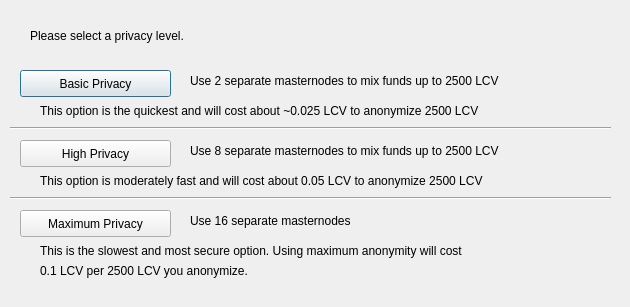
<?xml version="1.0" encoding="UTF-8"?>
<ui version="4.0">
 <class>DarksendConfig</class>
 <widget class="QDialog" name="DarksendConfig">
  <property name="geometry">
   <rect>
    <x>0</x>
    <y>0</y>
    <width>630</width>
    <height>307</height>
   </rect>
  </property>
  <property name="windowTitle">
   <string>Configure Darksend</string>
  </property>
  <widget class="QPushButton" name="buttonBasic">
   <property name="geometry">
    <rect>
     <x>20</x>
     <y>70</y>
     <width>151</width>
     <height>27</height>
    </rect>
   </property>
   <property name="text">
    <string>Basic Privacy</string>
   </property>
  </widget>
  <widget class="QPushButton" name="buttonHigh">
   <property name="geometry">
    <rect>
     <x>20</x>
     <y>140</y>
     <width>151</width>
     <height>27</height>
    </rect>
   </property>
   <property name="text">
    <string>High Privacy</string>
   </property>
  </widget>
  <widget class="QPushButton" name="buttonMax">
   <property name="geometry">
    <rect>
     <x>20</x>
     <y>210</y>
     <width>151</width>
     <height>27</height>
    </rect>
   </property>
   <property name="text">
    <string>Maximum Privacy</string>
   </property>
  </widget>
  <widget class="QLabel" name="label">
   <property name="geometry">
    <rect>
     <x>30</x>
     <y>20</y>
     <width>571</width>
     <height>31</height>
    </rect>
   </property>
   <property name="text">
    <string>Please select a privacy level.</string>
   </property>
  </widget>
  <widget class="QLabel" name="label_2">
   <property name="geometry">
    <rect>
     <x>190</x>
     <y>70</y>
     <width>421</width>
     <height>21</height>
    </rect>
   </property>
   <property name="text">
    <string>Use 2 separate masternodes to mix funds up to 2500 LCV</string>
   </property>
  </widget>
  <widget class="QLabel" name="label_3">
   <property name="geometry">
    <rect>
     <x>190</x>
     <y>140</y>
     <width>411</width>
     <height>21</height>
    </rect>
   </property>
   <property name="text">
    <string>Use 8 separate masternodes to mix funds up to 2500 LCV</string>
   </property>
  </widget>
  <widget class="QLabel" name="label_4">
   <property name="geometry">
    <rect>
     <x>190</x>
     <y>210</y>
     <width>421</width>
     <height>21</height>
    </rect>
   </property>
   <property name="text">
    <string>Use 16 separate masternodes</string>
   </property>
  </widget>
  <widget class="QLabel" name="label_6">
   <property name="geometry">
    <rect>
     <x>40</x>
     <y>100</y>
     <width>561</width>
     <height>21</height>
    </rect>
   </property>
   <property name="text">
    <string>This option is the quickest and will cost about ~0.025 LCV to anonymize 2500 LCV</string>
   </property>
  </widget>
  <widget class="QLabel" name="label_7">
   <property name="geometry">
    <rect>
     <x>40</x>
     <y>170</y>
     <width>561</width>
     <height>21</height>
    </rect>
   </property>
   <property name="text">
    <string>This option is moderately fast and will cost about 0.05 LCV to anonymize 2500 LCV</string>
   </property>
  </widget>
  <widget class="QLabel" name="label_8">
   <property name="geometry">
    <rect>
     <x>40</x>
     <y>240</y>
     <width>561</width>
     <height>21</height>
    </rect>
   </property>
   <property name="text">
    <string>This is the slowest and most secure option. Using maximum anonymity will cost</string>
   </property>
  </widget>
  <widget class="QLabel" name="label_9">
   <property name="geometry">
    <rect>
     <x>40</x>
     <y>260</y>
     <width>561</width>
     <height>21</height>
    </rect>
   </property>
   <property name="text">
    <string>0.1 LCV per 2500 LCV you anonymize.</string>
   </property>
  </widget>
  <widget class="Line" name="line">
   <property name="geometry">
    <rect>
     <x>10</x>
     <y>120</y>
     <width>601</width>
     <height>16</height>
    </rect>
   </property>
   <property name="orientation">
    <enum>Qt::Horizontal</enum>
   </property>
  </widget>
  <widget class="Line" name="line_2">
   <property name="geometry">
    <rect>
     <x>10</x>
     <y>190</y>
     <width>601</width>
     <height>16</height>
    </rect>
   </property>
   <property name="orientation">
    <enum>Qt::Horizontal</enum>
   </property>
  </widget>
 </widget>
 <resources/>
 <connections/>
</ui>
